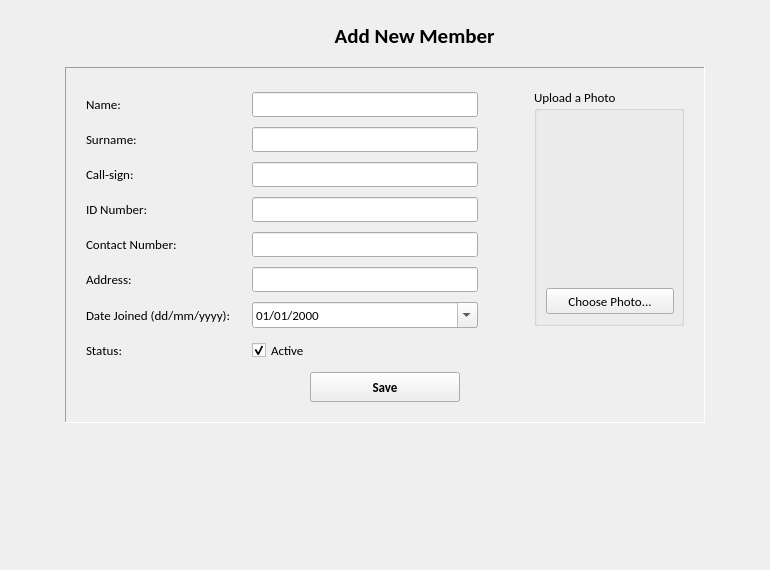
      <widget class="QWidget" name="subWindowAddNewMember">
       <property name="minimumSize">
        <size>
         <width>770</width>
         <height>570</height>
        </size>
       </property>
       <property name="baseSize">
        <size>
         <width>0</width>
         <height>0</height>
        </size>
       </property>
       <property name="windowTitle">
        <string>Add New Member</string>
       </property>
       <layout class="QGridLayout" name="gridLayout_41">
        <item row="0" column="0">
         <layout class="QGridLayout" name="gridLayout_28">
          <item row="0" column="0">
           <spacer name="horizontalSpacer_6">
            <property name="orientation">
             <enum>Qt::Horizontal</enum>
            </property>
            <property name="sizeHint" stdset="0">
             <size>
              <width>40</width>
              <height>20</height>
             </size>
            </property>
           </spacer>
          </item>
          <item row="0" column="3">
           <spacer name="horizontalSpacer_7">
            <property name="orientation">
             <enum>Qt::Horizontal</enum>
            </property>
            <property name="sizeHint" stdset="0">
             <size>
              <width>40</width>
              <height>20</height>
             </size>
            </property>
           </spacer>
          </item>
          <item row="0" column="1">
           <widget class="QLabel" name="label">
            <property name="minimumSize">
             <size>
              <width>50</width>
              <height>50</height>
             </size>
            </property>
            <property name="maximumSize">
             <size>
              <width>50</width>
              <height>50</height>
             </size>
            </property>
            <property name="text">
             <string/>
            </property>
            <property name="pixmap">
             <pixmap resource="resources/resources.qrc">:/icons/add-member.png</pixmap>
            </property>
            <property name="scaledContents">
             <bool>true</bool>
            </property>
           </widget>
          </item>
          <item row="0" column="2">
           <widget class="QLabel" name="labelAddNewMember">
            <property name="minimumSize">
             <size>
              <width>0</width>
              <height>50</height>
             </size>
            </property>
            <property name="maximumSize">
             <size>
              <width>16777215</width>
              <height>50</height>
             </size>
            </property>
            <property name="font">
             <font>
              <family>Calibri</family>
              <pointsize>16</pointsize>
              <weight>75</weight>
              <bold>true</bold>
             </font>
            </property>
            <property name="text">
             <string> Add New Member</string>
            </property>
            <property name="textFormat">
             <enum>Qt::AutoText</enum>
            </property>
            <property name="alignment">
             <set>Qt::AlignLeading|Qt::AlignLeft|Qt::AlignVCenter</set>
            </property>
           </widget>
          </item>
         </layout>
        </item>
        <item row="1" column="0">
         <layout class="QGridLayout" name="gridLayout_40">
          <item row="0" column="0">
           <widget class="QFrame" name="frameMemberDetails">
            <property name="minimumSize">
             <size>
              <width>640</width>
              <height>0</height>
             </size>
            </property>
            <property name="maximumSize">
             <size>
              <width>640</width>
              <height>10000</height>
             </size>
            </property>
            <property name="frameShape">
             <enum>QFrame::Panel</enum>
            </property>
            <property name="frameShadow">
             <enum>QFrame::Sunken</enum>
            </property>
            <property name="lineWidth">
             <number>1</number>
            </property>
            <layout class="QGridLayout" name="gridLayout_39">
             <property name="leftMargin">
              <number>20</number>
             </property>
             <property name="topMargin">
              <number>20</number>
             </property>
             <property name="rightMargin">
              <number>20</number>
             </property>
             <property name="bottomMargin">
              <number>20</number>
             </property>
             <item row="0" column="0">
              <layout class="QGridLayout" name="gridLayout_5">
               <item row="0" column="1">
                <layout class="QGridLayout" name="gridLayout_4">
                 <item row="0" column="0">
                  <spacer name="horizontalSpacer">
                   <property name="orientation">
                    <enum>Qt::Horizontal</enum>
                   </property>
                   <property name="sizeType">
                    <enum>QSizePolicy::Fixed</enum>
                   </property>
                   <property name="sizeHint" stdset="0">
                    <size>
                     <width>50</width>
                     <height>20</height>
                    </size>
                   </property>
                  </spacer>
                 </item>
                 <item row="0" column="1">
                  <layout class="QGridLayout" name="gridLayout_3">
                   <item row="0" column="0">
                    <widget class="QGroupBox" name="groupBox">
                     <property name="minimumSize">
                      <size>
                       <width>150</width>
                       <height>238</height>
                      </size>
                     </property>
                     <property name="maximumSize">
                      <size>
                       <width>150</width>
                       <height>238</height>
                      </size>
                     </property>
                     <property name="font">
                      <font>
                       <family>Calibri</family>
                       <pointsize>10</pointsize>
                      </font>
                     </property>
                     <property name="title">
                      <string>Upload a Photo</string>
                     </property>
                     <layout class="QGridLayout" name="gridLayout_53">
                      <item row="0" column="0">
                       <widget class="QLabel" name="labelAddMemberPhoto">
                        <property name="text">
                         <string/>
                        </property>
                       </widget>
                      </item>
                      <item row="1" column="0">
                       <widget class="QPushButton" name="buttonAddMemberPhoto">
                        <property name="minimumSize">
                         <size>
                          <width>128</width>
                          <height>26</height>
                         </size>
                        </property>
                        <property name="maximumSize">
                         <size>
                          <width>128</width>
                          <height>25</height>
                         </size>
                        </property>
                        <property name="font">
                         <font>
                          <family>Calibri</family>
                          <pointsize>10</pointsize>
                         </font>
                        </property>
                        <property name="cursor">
                         <cursorShape>PointingHandCursor</cursorShape>
                        </property>
                        <property name="text">
                         <string>Choose Photo...</string>
                        </property>
                       </widget>
                      </item>
                     </layout>
                    </widget>
                   </item>
                   <item row="1" column="0">
                    <spacer name="verticalSpacer">
                     <property name="orientation">
                      <enum>Qt::Vertical</enum>
                     </property>
                     <property name="sizeHint" stdset="0">
                      <size>
                       <width>20</width>
                       <height>40</height>
                      </size>
                     </property>
                    </spacer>
                   </item>
                  </layout>
                 </item>
                </layout>
               </item>
               <item row="0" column="0">
                <layout class="QGridLayout" name="gridLayout_1">
                 <item row="6" column="1">
                  <widget class="QDateEdit" name="dateNewDateJoined">
                   <property name="minimumSize">
                    <size>
                     <width>0</width>
                     <height>24</height>
                    </size>
                   </property>
                   <property name="font">
                    <font>
                     <family>Calibri</family>
                     <pointsize>10</pointsize>
                    </font>
                   </property>
                   <property name="displayFormat">
                    <string>dd/MM/yyyy</string>
                   </property>
                   <property name="calendarPopup">
                    <bool>true</bool>
                   </property>
                  </widget>
                 </item>
                 <item row="4" column="1">
                  <widget class="QLineEdit" name="editNewContactNo">
                   <property name="minimumSize">
                    <size>
                     <width>0</width>
                     <height>24</height>
                    </size>
                   </property>
                   <property name="font">
                    <font>
                     <family>Calibri</family>
                     <pointsize>10</pointsize>
                    </font>
                   </property>
                   <property name="text">
                    <string/>
                   </property>
                  </widget>
                 </item>
                 <item row="1" column="1">
                  <widget class="QLineEdit" name="editNewSurname">
                   <property name="minimumSize">
                    <size>
                     <width>0</width>
                     <height>24</height>
                    </size>
                   </property>
                   <property name="font">
                    <font>
                     <family>Calibri</family>
                     <pointsize>10</pointsize>
                    </font>
                   </property>
                   <property name="text">
                    <string/>
                   </property>
                  </widget>
                 </item>
                 <item row="1" column="0">
                  <widget class="QLabel" name="labelSurname">
                   <property name="font">
                    <font>
                     <family>Calibri</family>
                     <pointsize>10</pointsize>
                    </font>
                   </property>
                   <property name="text">
                    <string>Surname:</string>
                   </property>
                  </widget>
                 </item>
                 <item row="2" column="1">
                  <widget class="QLineEdit" name="editNewCallsign">
                   <property name="minimumSize">
                    <size>
                     <width>0</width>
                     <height>24</height>
                    </size>
                   </property>
                   <property name="font">
                    <font>
                     <family>Calibri</family>
                     <pointsize>10</pointsize>
                    </font>
                   </property>
                   <property name="text">
                    <string/>
                   </property>
                  </widget>
                 </item>
                 <item row="0" column="1">
                  <widget class="QLineEdit" name="editNewName">
                   <property name="minimumSize">
                    <size>
                     <width>0</width>
                     <height>24</height>
                    </size>
                   </property>
                   <property name="font">
                    <font>
                     <family>Calibri</family>
                     <pointsize>10</pointsize>
                    </font>
                   </property>
                   <property name="text">
                    <string/>
                   </property>
                  </widget>
                 </item>
                 <item row="3" column="1">
                  <widget class="QLineEdit" name="editNewIdNo">
                   <property name="minimumSize">
                    <size>
                     <width>160</width>
                     <height>24</height>
                    </size>
                   </property>
                   <property name="font">
                    <font>
                     <family>Calibri</family>
                     <pointsize>10</pointsize>
                    </font>
                   </property>
                   <property name="text">
                    <string/>
                   </property>
                  </widget>
                 </item>
                 <item row="0" column="0">
                  <widget class="QLabel" name="labelName">
                   <property name="font">
                    <font>
                     <family>Calibri</family>
                     <pointsize>10</pointsize>
                    </font>
                   </property>
                   <property name="text">
                    <string>Name:</string>
                   </property>
                   <property name="alignment">
                    <set>Qt::AlignLeading|Qt::AlignLeft|Qt::AlignVCenter</set>
                   </property>
                  </widget>
                 </item>
                 <item row="2" column="0">
                  <widget class="QLabel" name="labelCallsign">
                   <property name="font">
                    <font>
                     <family>Calibri</family>
                     <pointsize>10</pointsize>
                    </font>
                   </property>
                   <property name="text">
                    <string>Call-sign:</string>
                   </property>
                  </widget>
                 </item>
                 <item row="5" column="0">
                  <widget class="QLabel" name="labelAddress">
                   <property name="font">
                    <font>
                     <family>Calibri</family>
                     <pointsize>10</pointsize>
                    </font>
                   </property>
                   <property name="text">
                    <string>Address:</string>
                   </property>
                  </widget>
                 </item>
                 <item row="5" column="1">
                  <widget class="QLineEdit" name="editNewAddress">
                   <property name="minimumSize">
                    <size>
                     <width>0</width>
                     <height>24</height>
                    </size>
                   </property>
                   <property name="font">
                    <font>
                     <family>Calibri</family>
                     <pointsize>10</pointsize>
                    </font>
                   </property>
                   <property name="text">
                    <string/>
                   </property>
                  </widget>
                 </item>
                 <item row="4" column="0">
                  <widget class="QLabel" name="labelContactNo">
                   <property name="minimumSize">
                    <size>
                     <width>120</width>
                     <height>0</height>
                    </size>
                   </property>
                   <property name="font">
                    <font>
                     <family>Calibri</family>
                     <pointsize>10</pointsize>
                    </font>
                   </property>
                   <property name="text">
                    <string>Contact Number: </string>
                   </property>
                  </widget>
                 </item>
                 <item row="3" column="0">
                  <widget class="QLabel" name="labelIdNo">
                   <property name="font">
                    <font>
                     <family>Calibri</family>
                     <pointsize>10</pointsize>
                    </font>
                   </property>
                   <property name="text">
                    <string>ID Number:</string>
                   </property>
                  </widget>
                 </item>
                 <item row="6" column="0">
                  <widget class="QLabel" name="labelDateJoined">
                   <property name="minimumSize">
                    <size>
                     <width>160</width>
                     <height>0</height>
                    </size>
                   </property>
                   <property name="font">
                    <font>
                     <family>Calibri</family>
                     <pointsize>10</pointsize>
                    </font>
                   </property>
                   <property name="text">
                    <string>Date Joined (dd/mm/yyyy):</string>
                   </property>
                  </widget>
                 </item>
                 <item row="7" column="1">
                  <widget class="QCheckBox" name="checkNewStatus">
                   <property name="minimumSize">
                    <size>
                     <width>0</width>
                     <height>24</height>
                    </size>
                   </property>
                   <property name="font">
                    <font>
                     <family>Calibri</family>
                     <pointsize>10</pointsize>
                    </font>
                   </property>
                   <property name="cursor">
                    <cursorShape>PointingHandCursor</cursorShape>
                   </property>
                   <property name="text">
                    <string>Active</string>
                   </property>
                   <property name="checked">
                    <bool>true</bool>
                   </property>
                  </widget>
                 </item>
                 <item row="7" column="0">
                  <widget class="QLabel" name="labelStatus">
                   <property name="minimumSize">
                    <size>
                     <width>0</width>
                     <height>22</height>
                    </size>
                   </property>
                   <property name="font">
                    <font>
                     <family>Calibri</family>
                     <pointsize>10</pointsize>
                    </font>
                   </property>
                   <property name="text">
                    <string>Status:</string>
                   </property>
                  </widget>
                 </item>
                </layout>
               </item>
              </layout>
             </item>
             <item row="1" column="0">
              <layout class="QGridLayout" name="gridLayout_38">
               <item row="0" column="0">
                <spacer name="horizontalSpacer_4">
                 <property name="orientation">
                  <enum>Qt::Horizontal</enum>
                 </property>
                 <property name="sizeHint" stdset="0">
                  <size>
                   <width>40</width>
                   <height>20</height>
                  </size>
                 </property>
                </spacer>
               </item>
               <item row="0" column="1">
                <widget class="QPushButton" name="buttonNewSave">
                 <property name="minimumSize">
                  <size>
                   <width>150</width>
                   <height>30</height>
                  </size>
                 </property>
                 <property name="maximumSize">
                  <size>
                   <width>150</width>
                   <height>30</height>
                  </size>
                 </property>
                 <property name="baseSize">
                  <size>
                   <width>120</width>
                   <height>30</height>
                  </size>
                 </property>
                 <property name="font">
                  <font>
                   <family>Calibri</family>
                   <pointsize>10</pointsize>
                   <weight>75</weight>
                   <bold>true</bold>
                  </font>
                 </property>
                 <property name="cursor">
                  <cursorShape>PointingHandCursor</cursorShape>
                 </property>
                 <property name="text">
                  <string>Save</string>
                 </property>
                </widget>
               </item>
               <item row="0" column="2">
                <spacer name="horizontalSpacer_5">
                 <property name="orientation">
                  <enum>Qt::Horizontal</enum>
                 </property>
                 <property name="sizeHint" stdset="0">
                  <size>
                   <width>40</width>
                   <height>20</height>
                  </size>
                 </property>
                </spacer>
               </item>
              </layout>
             </item>
            </layout>
           </widget>
          </item>
         </layout>
        </item>
        <item row="2" column="0">
         <spacer name="verticalSpacer_13">
          <property name="orientation">
           <enum>Qt::Vertical</enum>
          </property>
          <property name="sizeHint" stdset="0">
           <size>
            <width>20</width>
            <height>40</height>
           </size>
          </property>
         </spacer>
        </item>
       </layout>
       <zorder>verticalSpacer_13</zorder>
      </widget>
